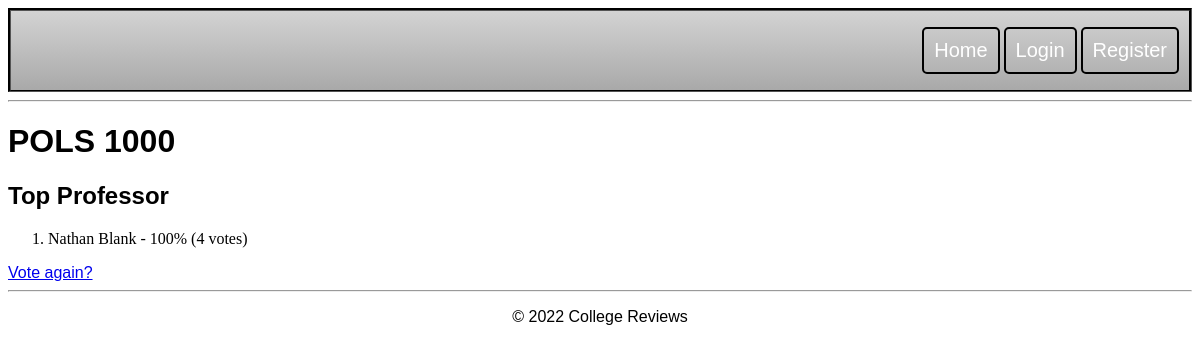
The app's page /2/results/, older data.
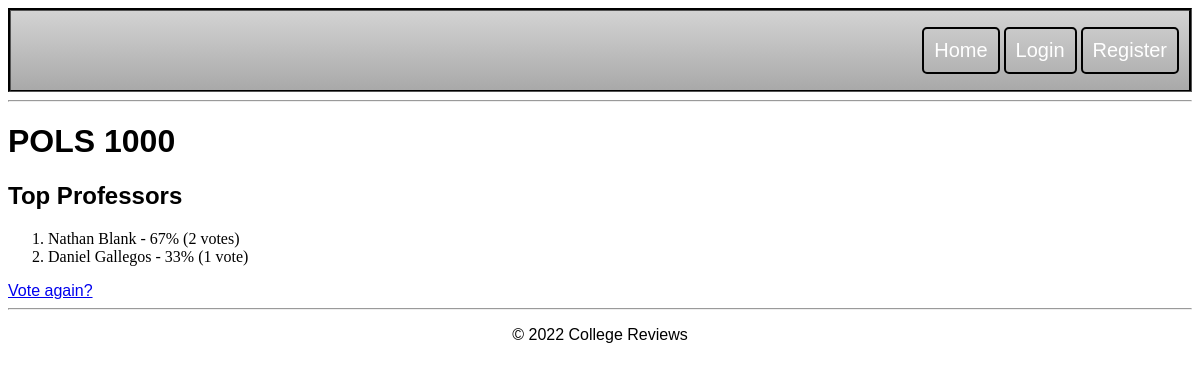
The same page, newer data.
### college/models.py (models this page shows, shortened)
class Choice(models.Model):
    question = models.ForeignKey(Question, on_delete=models.CASCADE)
    choice_text = models.CharField(max_length=200)
    votes = models.IntegerField(default=0)

### college/views.py (the view)
# urls.py: path('<int:pk>/results/', views.results, name='results'),
def results(request, pk):
    question = get_object_or_404(Question, pk=pk)
    choices = question.choice_set.all().order_by('-votes')
    total_votes = 0
    for i in choices:
        total_votes += i.votes
    return render(request, 'college/results.html', {'question': question, 'choices': choices, 'total_votes': total_votes})

### college/templates/college/results.html (shortened to what this page needs)
{% extends "college/layout.html" %}
{% block content %}
<h1>{{ question.question_text }}</h1>
<h2>Top Professor{{ choices.count|pluralize }}</h2>
<ol>
{% for choice in choices|slice:":2" %}
    <li>{{ choice.choice_text }} - {% widthratio choice.votes total_votes 100 %}% ({{ choice.votes }} vote{{ choice.votes|pluralize }})</li>
{% endfor %}
</ol>
<a href="{% url 'college:detail' question.id %}">Vote again?</a>
{% endblock %}

Row changes from the older to the newer data that the page shows:
changed Choice "Nathan Blank": votes "100" → "67"; votes "4" → "2"
added Choice: choice_text "Daniel Gallegos", votes "33", votes "1"
